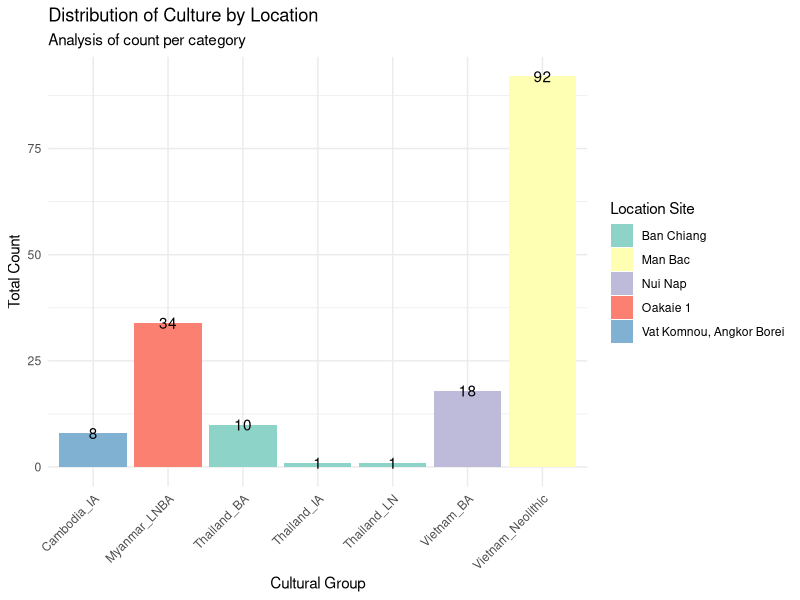
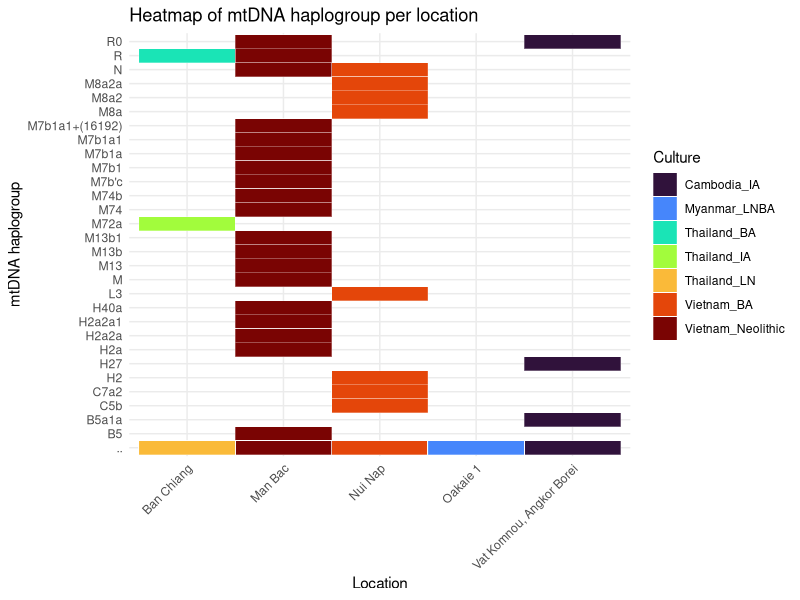
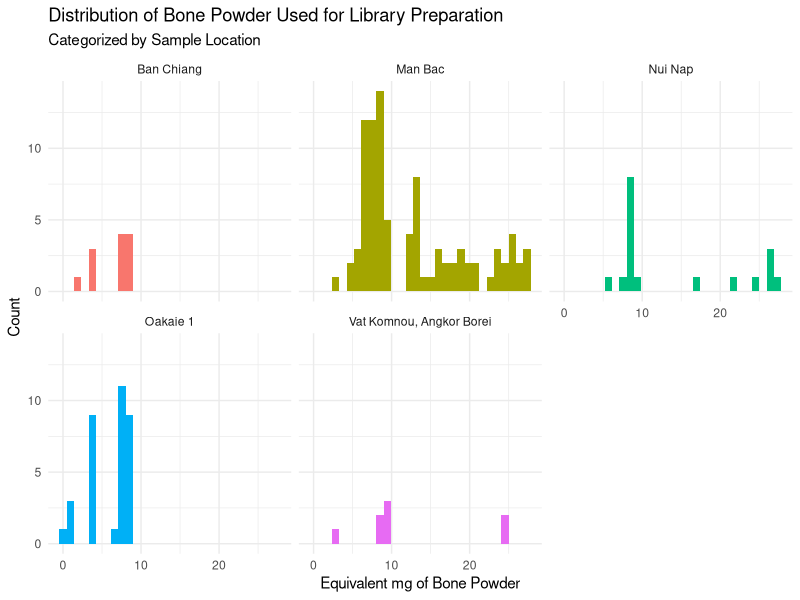
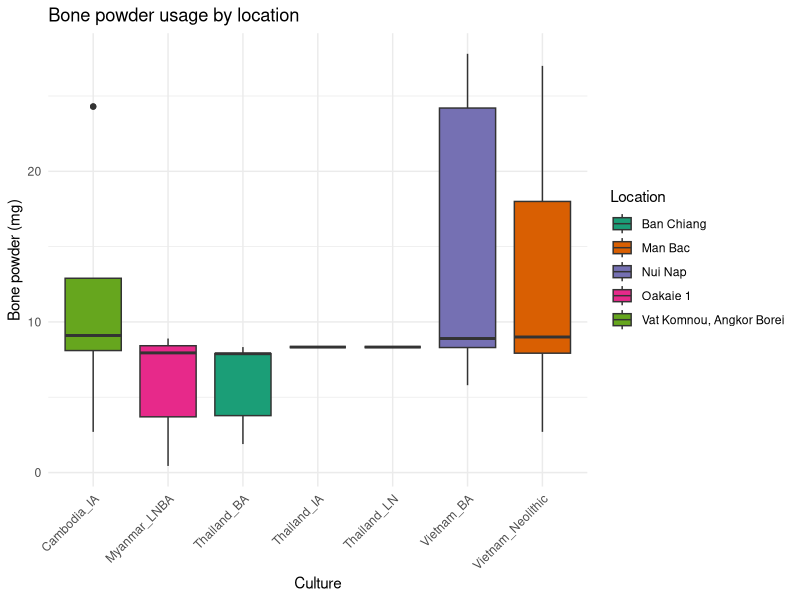

Recreate these plots in R, in order.
## ---- chunk 1
knitr::opts_chunk$set(echo = TRUE)
## ---- chunk 2
# Load the readr package 
library(readr)
library(dplyr)
library(ggplot2)

# Read the CSV
data <- read_csv2(
  "table_s1.csv",      
  skip = 1,           # skip the first line which is a description
  locale = locale(decimal_mark = ",") # interpret comma as decimal
)

# Check the first few rows
head(data)
## ---- chunk 3
data_subset <- data %>%
  select(
    Culture,
    Location,
    `mtDNA haplogroup`,
    `Equivalent mg bone powder used for library preparation`,
    `Shotgun raw sequences`,
    `mtDNA coverage`,
    `mtDNA fraction damaged in last base`
  )

head(data_subset)

## ---- chunk 4
data_without_na <- na.omit(data_subset)

## ---- chunk 5

ggplot(data_without_na, aes(Culture, fill=Location)) + 
  geom_bar() +
  geom_text(aes(label = ..count..), stat="count", position = position_stack(vjust = 1)) +
  theme_minimal() +
  theme(axis.text.x = element_text(angle=45, hjust = 1)) +
  scale_fill_brewer(palette="Set3") +
  labs(
    title = "Distribution of Culture by Location",
    subtitle = "Analysis of count per category",
    x = "Cultural Group",
    y = "Total Count",
    fill = "Location Site"
  )

## ---- chunk 6
ggplot(data_without_na, aes(Location, `mtDNA haplogroup`, fill = Culture)) +
  geom_tile(color = "white") + 
  labs(title = "Heatmap of mtDNA haplogroup per location",
       x = "Location",
       y = "mtDNA haplogroup",
       fill = "Culture") +
  theme_minimal() +
  theme(axis.text.x = element_text(angle = 45, hjust = 1)) +
  scale_fill_viridis_d(option = "turbo")
## ---- chunk 7
data_without_na$`Equivalent mg bone powder used for library preparation` <- as.numeric(as.character(data_without_na$'Equivalent mg bone powder used for library preparation'))

ggplot(data_without_na, aes(x = `Equivalent mg bone powder used for library preparation`, fill = Location)) +
  geom_histogram(bins = 30) + facet_wrap(~ Location) +  labs(
  title = "Distribution of Bone Powder Used for Library Preparation",
  subtitle = "Categorized by Sample Location",
  x = "Equivalent mg of Bone Powder",
  y = "Count",
) + theme_minimal() + theme(legend.position = "none")


## ---- chunk 8
ggplot(data_without_na, aes(x = Culture, y = `Equivalent mg bone powder used for library preparation`, fill = Location)) + 
geom_boxplot() + labs(title = "Bone powder usage by location",y = "Bone powder (mg)") + theme_minimal() + theme(axis.text.x = element_text(angle=45, hjust = 1)) +
scale_fill_brewer(palette = "Dark2")
